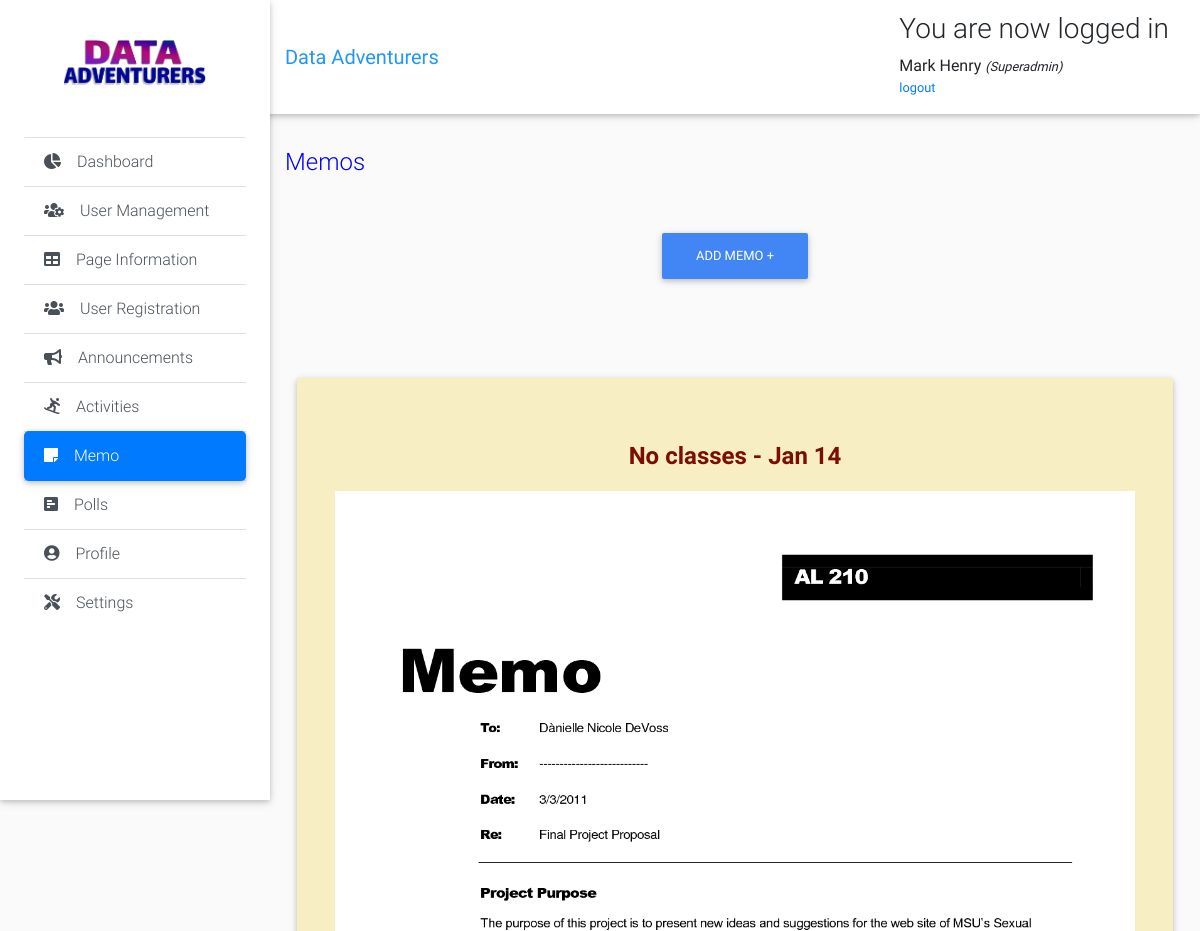
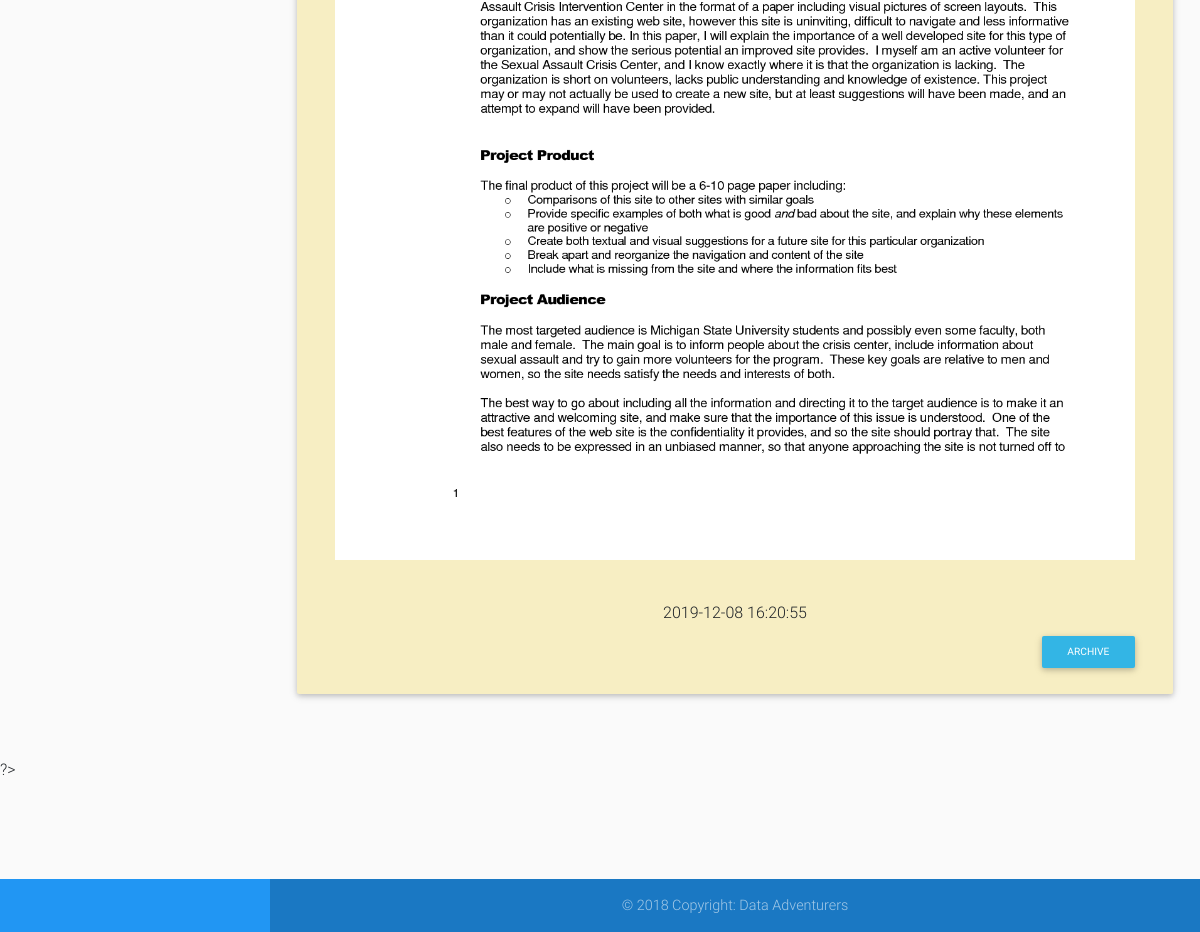
Page /super-admin-modules/memo.php (signed in) on the committed database (2 pictures, top to bottom).
### tables this page shows
CREATE TABLE IF NOT EXISTS `page_info` (
  `id` int(11) NOT NULL AUTO_INCREMENT,
  `about` varchar(1000) NOT NULL,
  `mission` varchar(1000) NOT NULL,
  `vision` varchar(1000) NOT NULL,
  `address` varchar(250) NOT NULL,
  `contact` varchar(250) NOT NULL,
  `email` varchar(250) NOT NULL,
  `image` varchar(1000) NOT NULL,
  PRIMARY KEY (`id`)
);

CREATE TABLE IF NOT EXISTS `memo` (
  `id` int(11) NOT NULL AUTO_INCREMENT,
  `title` varchar(50) NOT NULL,
  `file_name` varchar(255) NOT NULL,
  `uploaded_on` datetime NOT NULL,
  PRIMARY KEY (`id`)
);

### super-admin-modules/memo.php (the view, shortened to what this page needs)
<?php
include "connection.php";
include "header.php";
 ?>
 <div class="list-group list-group-flush">
   <a href="dashboard.php" class="list-group-item list-group-item-action waves-effect">
     <i class="fas fa-chart-pie mr-3"></i>Dashboard</a>
   <a href="members.php" class="list-group-item list-group-item-action waves-effect">
     <i class="fas fa-users-cog mr-3"></i>User Management</a>
   <a href="page-information.php" class="list-group-item list-group-item-action waves-effect">
     <i class="fas fa-table mr-3"></i>Page Information</a>
   <a href="user-registration.php" class="list-group-item list-group-item-action waves-effect">
     <i class="fas fa-users mr-3"></i>User Registration</a>
   <a href="announcements.php" class="list-group-item list-group-item-action  waves-effect">
     <i class="fas fa-bullhorn mr-3"></i>Announcements</a>
   <a href="activities.php" class="list-group-item list-group-item-action waves-effect">
     <i class="fas fa-snowboarding mr-3"></i>Activities</a>
   <a href="memo.php" class="list-group-item list-group-item-action active waves-effect">
     <i class="fas fa-sticky-note mr-3"></i>Memo</a>
   <a href="polls.php" class="list-group-item list-group-item-action waves-effect">
     <i class="fas fa-poll-h mr-3"></i>Polls</a>
   <a href="profile.php" class="list-group-item list-group-item-action waves-effect">
     <i class="fas fa-user-circle mr-3"></i>Profile</a>
   <a href="settings.php" class="list-group-item list-group-item-action waves-effect">
     <i class="fas fa-tools mr-3"></i>Settings</a>
 </div>
    </div>
  </header>
<main class="pt-5 mx-lg-6">
    <div class="container-fluid mt-5">
      <div class="page-title">
        <br>
        <br>
          <h4 class="mb-2 mb-sm-0 pt-1">
            <span>Memos</span>
          </h4>
      </div>
        <div class="d-flex justify-content-center">
          <div class="text-center">
          <a href="" class="btn btn-primary btn-rounded mb-4" data-toggle="modal" data-target="#modalRegisterForm">
          Add Memo +</a>
          </div>
         </div>
        <br>
        <?php
        $result=mysqli_query($link, "SELECT * from memo order by id DESC");
          echo "<table class='table table-borderless'  cellspacing='0' style='width: 100%'>";
          echo  "<thead>";
          echo  "<tr>";
          echo  "<th>";
          echo "</th>";
          echo  "</tr>";
          echo "</thead>";
          echo "<tbody>";
          while($row=mysqli_fetch_array($result))
          {
              echo "<tr>";
              echo "<td>";
          ?>
              <div class="jumbotron text-center" style="background-color: #f7eec3;">
                <h4 class="card-title h4 pb-2" style='font-weight:bold; color:#7a0e06'><strong><?php echo $row['title'];?></strong></h4>
                <div class="d-flex justify-content-center ">
                  <?php
                 echo " <img src='memo-uploads/".$row['file_name']."' style='width: 800px; height: 1000px;'>";
                    ?>
                </div>
                <br>
                <br>
                <h6><?php echo $row['uploaded_on'];?></h6>
                <div class="float-right">
                <button class="btn btn-info btn-sm" onclick="window.location.href =
                               'memo-archive.php?id=<?php echo $row["id"]; ?>'">
                                Archive</button>
                </div>
              </div>
              <?php
              echo "</div>";
           }
          ?>
</main>
?>
  <?php
  include "footer.php";
  ?>

### super-admin-modules/header.php (shortened to what this page needs)
<?php
include "connection.php";
 ?>
<!DOCTYPE html>
<html lang="en">
<head>
  <link rel="stylesheet" href="https://ajax.googleapis.com/ajax/libs/jqueryui/1.12.1/themes/smoothness/jquery-ui.css">
  <link rel="stylesheet" href="https://stackpath.bootstrapcdn.com/bootstrap/4.3.1/css/bootstrap.min.css">
  <link rel="stylesheet" type="text/css" href="https://cdn.datatables.net/v/bs4/dt-1.10.20/datatables.min.css"/>
  <link rel="stylesheet" href="https://use.fontawesome.com/releases/v5.11.2/css/all.css">
  <link href="../css/bootstrap.min.css" rel="stylesheet">
  <link href="../css/mdb.min.css" rel="stylesheet">
  <link href="../css/style.min.css" rel="stylesheet">
  <link href="../css/style.css" rel="stylesheet">
</head>
  <body class="grey lighten-5">
    <header>
      <nav class="navbar fixed-top navbar-expand-lg navbar-light white scrolling-navbar">
        <div class="container-fluid">
          <a class="navbar-brand waves-effect" href="page-information.php" target="_blank">
            <strong class="blue-text">Data Adventurers</strong>
          </a>
          <div class="collapse navbar-collapse" id="navbarSupportedContent">
            <div class="content">
              <?php if (isset($_SESSION['success'])) : ?>
                <div class="error success" >
                  <h3>
                    <?php
                    echo $_SESSION['success'];
                    ?>
                  </h3>
                </div>
              <?php endif ?>
              <div class="profile_info">
                <div>
                  <?php  if (isset($_SESSION['user'])) : ?>
                    <strong>
                      <?php
                      echo $_SESSION['user']['first_name'];
                      ?>
                    </strong>
                    <small>
                      <i>(<?php echo ucfirst($_SESSION['user']['role']); ?>)</i>
                      <br>
                      <ul class="navbar-nav nav-flex-icons">
                        <li class="nav-item">
                          <a href="header.php?logout='1'" >logout</a>
                        </li>
                      </ul>
                    </small>
                  <?php endif ?>
                </div>
              </div>
            </div>
          </div>
        </div>
      </nav>
      <div class="sidebar-fixed position-fixed">
        <?php
              $result=mysqli_query($link, "select * from page_info");
              $row=mysqli_fetch_array($result);
              ?>
        <a class="logo-wrapper waves-effect">
          <img src=" <?php echo $row['image']; ?>" class="img-fluid" height="200" width="200" alt="">
        </a>

### css/style.css (style rules this page uses)
* { padding: 0; margin: 0; }
html { position: relative; min-height: 100%; }
body { margin-bottom: 150px; }
.page-title { margin-bottom: 50px; color: blue; }

### rows in the picture
page_info: image (picture)
memo: title "No classes - Jan 14", file_name (picture), uploaded_on "2019-12-08 16:20:55"

### other values in the picture
$_SESSION['success'] "You are now logged in"
$_SESSION['user']['first_name'] "Mark Henry"
$_SESSION['user']['role'] "Superadmin"
